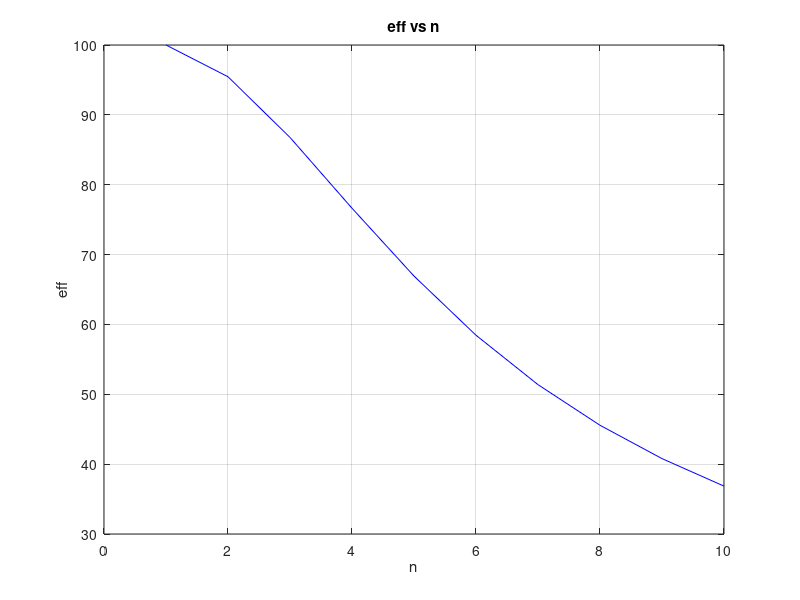

Source code (MATLAB):
clc
clear
m = 10;
V = 132e3;
count = 1;
for n = 1 : 1 :10
    A = ones(n,n);

   for i = 1:n-1
    for j = 1:n
        if i == j
            A(i,j) = 1+m;
        end
        if j == i+1
            A(i,j) = -m;
        end
        if j > i+1
            A(i,j) = 0;
        end
    end
   end
B = zeros(n,1);
B(n,1) = V;
X = inv(A)*B;
eff(count) = (V/(n*X(n,1)))*100;
count = count + 1;
end
n = 1:1:10;
plot(n,eff,'b'),title('eff vs n'),xlabel('n'),ylabel('eff')
grid on
[n;eff]'
